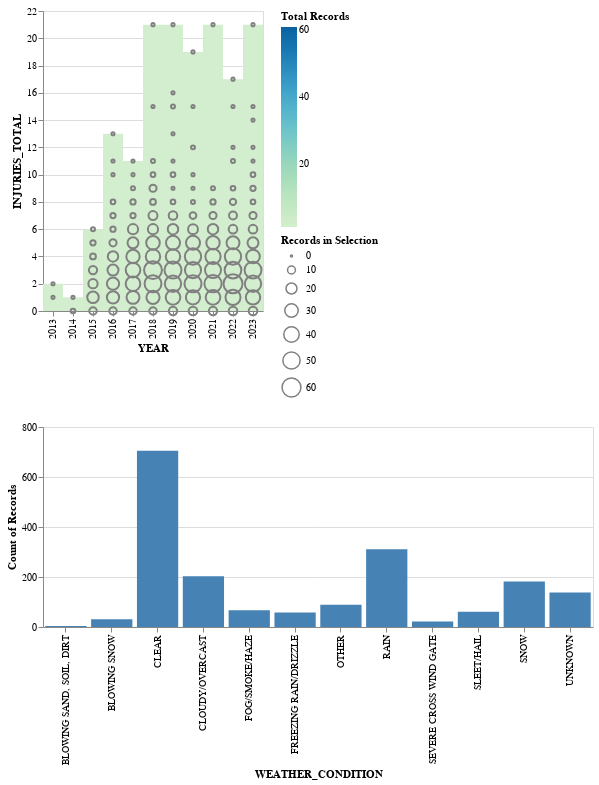

This figure's notebook cell:
### Code cell
grouped_data10 = df.groupby(["YEAR","WEATHER_CONDITION","INJURIES_INCAPACITATING","INJURIES_NON_INCAPACITATING","INJURIES_FATAL","INJURIES_REPORTED_NOT_EVIDENT","INJURIES_UNKNOWN","INJURIES_TOTAL"]).size().reset_index(name='COUNT')


source = grouped_data10

pts = alt.selection_point(encodings=['x'])

rect = alt.Chart(source).mark_rect().encode(
    alt.X('YEAR:N'),
    alt.Y('INJURIES_TOTAL:Q'),
    alt.Color('count()').scale(scheme='greenblue').title('Total Records')
)

circ = rect.mark_point().encode(
    alt.ColorValue('grey'),
    alt.Size('count()').title('Records in Selection')
).transform_filter(
    pts
)

bar = alt.Chart(source, width=550, height=200).mark_bar().encode(
    x='WEATHER_CONDITION:N',
    y='count()',
    color=alt.condition(pts, alt.ColorValue("steelblue"), alt.ColorValue("grey"))
).add_params(pts)

alt.vconcat(
    rect + circ,
    bar
).resolve_legend(
    color="independent",
    size="independent"
)

### Figure 1 — Vega-Lite specification as saved in the notebook (floating-point values rounded to 4 significant figures; data arrays with more than 128 entries replaced by an {"elided": "..."} marker saying what was removed)
{"config": {"view": {"continuousWidth": 300, "continuousHeight": 300}}, "vconcat": [{"layer": [{"mark": {"type": "rect"}, "encoding": {"color": {"aggregate": "count", "scale": {"scheme": "greenblue"}, "title": "Total Records", "type": "quantitative"}, "x": {"field": "YEAR", "type": "nominal"}, "y": {"field": "INJURIES_TOTAL", "type": "quantitative"}}}, {"mark": {"type": "point"}, "encoding": {"color": {"value": "grey"}, "size": {"aggregate": "count", "title": "Records in Selection", "type": "quantitative"}, "x": {"field": "YEAR", "type": "nominal"}, "y": {"field": "INJURIES_TOTAL", "type": "quantitative"}}, "transform": [{"filter": {"param": "param_1"}}]}]}, {"mark": {"type": "bar"}, "encoding": {"color": {"condition": {"param": "param_1", "value": "steelblue"}, "value": "grey"}, "x": {"field": "WEATHER_CONDITION", "type": "nominal"}, "y": {"aggregate": "count", "type": "quantitative"}}, "height": 200, "name": "view_1", "width": 550}], "data": {"name": "data-d579540e0958b030ae10a6468ed9825b"}, "params": [{"name": "param_1", "select": {"type": "point", "encodings": ["x"]}, "views": ["view_1"]}], "resolve": {"legend": {"color": "independent", "size": "independent"}}, "$schema": "https://vega.github.io/schema/vega-lite/v5.15.1.json", "datasets": {"data-d579540e0958b030ae10a6468ed9825b": {"elided": "1871 records"}}}
